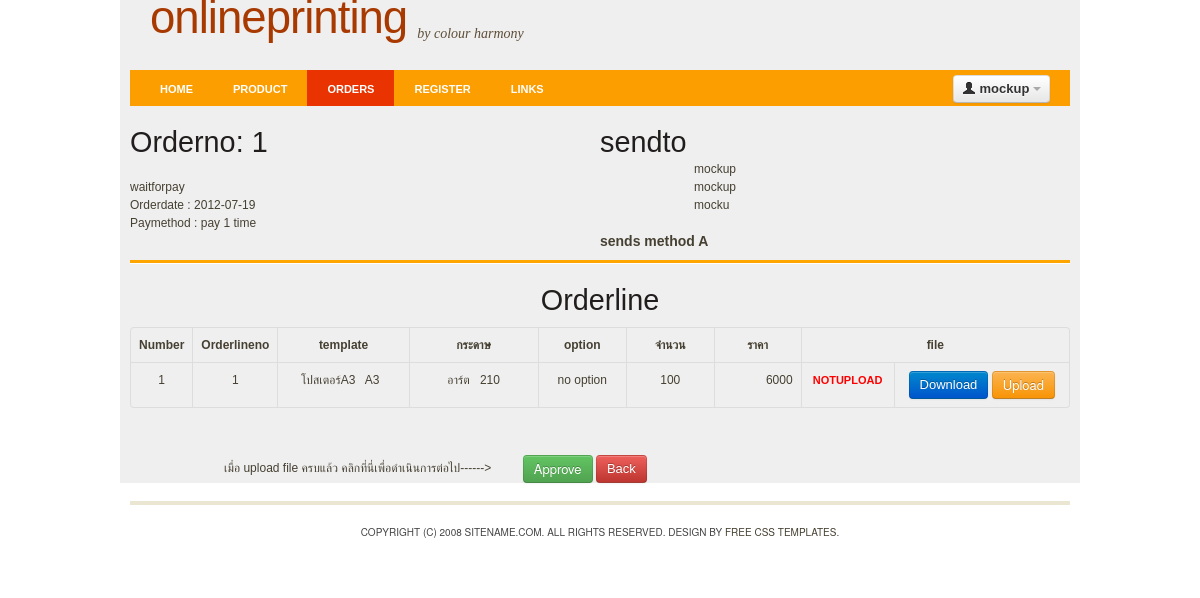
The page /index.php/orders/vieworderdetail/1 (signed in) on the database its author committed.
### tables this page shows
CREATE TABLE IF NOT EXISTS `ord` (
  `ord_status` varchar(20) NOT NULL,
  `total_price` double NOT NULL,
  `address` varchar(100) NOT NULL,
  `province` varchar(30) DEFAULT NULL,
  `postcode` varchar(5) DEFAULT NULL,
  `orderdate` date NOT NULL,
  `email` varchar(50) NOT NULL COMMENT 'FK',
  `paymethod` varchar(15) NOT NULL,
  `sendmethod` varchar(15) DEFAULT NULL,
  `orderno` int(11) NOT NULL AUTO_INCREMENT COMMENT 'PK',
  PRIMARY KEY (`orderno`),
  KEY `custormer_email` (`email`),
  KEY `Ord_ordstatus` (`ord_status`),
  KEY `Ord_ordpay` (`paymethod`),
  KEY `Ord_ordsend` (`sendmethod`)
);

CREATE TABLE IF NOT EXISTS `ordstatus` (
  `status` varchar(20) NOT NULL DEFAULT '',
  `status_description` varchar(20) DEFAULT NULL,
  PRIMARY KEY (`status`)
);

CREATE TABLE IF NOT EXISTS `ordpay` (
  `paymethod` varchar(20) NOT NULL DEFAULT '',
  `pay_description` varchar(20) DEFAULT NULL,
  PRIMARY KEY (`paymethod`)
);

CREATE TABLE IF NOT EXISTS `ordsend` (
  `sendmethod` varchar(25) NOT NULL DEFAULT '',
  `send_description` varchar(25) DEFAULT NULL,
  PRIMARY KEY (`sendmethod`)
);

CREATE TABLE IF NOT EXISTS `orderline` (
  `price` double NOT NULL,
  `qty` int(11) NOT NULL,
  `orderno` int(11) NOT NULL COMMENT 'FK',
  `paperno` int(11) NOT NULL COMMENT 'FK',
  `tempno` int(11) NOT NULL COMMENT 'FK',
  `optionno` int(11) DEFAULT NULL COMMENT 'FK',
  `ordlineno` int(11) NOT NULL AUTO_INCREMENT COMMENT 'PK',
  `filepath` varchar(100) DEFAULT NULL,
  PRIMARY KEY (`ordlineno`),
  KEY `paper_FK` (`paperno`),
  KEY `template_FK` (`tempno`),
  KEY `option_FK` (`optionno`),
  KEY `ord_FK` (`orderno`)
);

CREATE TABLE IF NOT EXISTS `template` (
  `tempno` int(11) NOT NULL AUTO_INCREMENT COMMENT 'PK',
  `type_no` int(11) NOT NULL,
  `size` varchar(10) NOT NULL,
  `url` varchar(30) NOT NULL,
  `tmp_name` varchar(30) DEFAULT NULL,
  PRIMARY KEY (`tempno`)
);

CREATE TABLE IF NOT EXISTS `paper` (
  `paperno` int(11) NOT NULL AUTO_INCREMENT COMMENT 'PK',
  `paper_name` varchar(30) NOT NULL,
  `gram` int(11) NOT NULL,
  PRIMARY KEY (`paperno`)
);

CREATE TABLE IF NOT EXISTS `ordoption` (
  `option_description` varchar(100) NOT NULL,
  `option_price` double NOT NULL,
  `optionno` int(11) NOT NULL AUTO_INCREMENT COMMENT 'PK',
  PRIMARY KEY (`optionno`)
);

### application/views/OnlinePrinting/Orders/viewOrderdetail.php (the view, shortened to what the rows shown need)
<div id="page">
    <div id="head" style="clear:both;"><div id="order">
            <h2>Orderno: <? echo $order->getOrderno(); ?></h2><br>
            <?php foreach ($ordstatuslist as $pos): ?>
                <?php if ($pos->getStatus() == $order->getOrdstatus()): ?>
                    <? echo $pos->getDescription();  break;?>
                <?php endif; ?>
            <?php endforeach; ?><br>
           Orderdate : <? echo $order->getOrderdate(); ?><br>
            Paymethod : <?php foreach ($ordpaylist as $ordpay): ?>
                <?php if ($ordpay->getPaymethod() == $order->getPaymethod()): ?>
                    <? echo $ordpay->getDescription();  break;?>
                <?php endif; ?>
            <?php endforeach; ?><br>
        </div> <div id="address">
            <h2>sendto</h2>
            <address>
                <? echo $order->getAddress(); ?></br>
                <? echo $order->getProvince(); ?></br>
                <? echo $order->getPostcode(); ?></br>
            </address>
            <p>
            <h4>sends method
                <?php foreach ($ordsendlist as $ordsend): ?>
                <?php if ($ordsend->getSendmethod() == $order->getSendmethod()): ?>
                    <? echo $ordsend->getDescription();  break;?>
                <?php endif; ?>
            <?php endforeach; ?><br></h4>
        </p>
        </div>
     </div>
    <div id="orderline" align="center" style="clear: both; margin: 5% auto;">
        <p>
        <h2>Orderline</h2>
    </p>
        <table class="table table-bordered" >
            <thead>
            <th>
                Number
            </th>
            <th>
                Orderlineno
            </th>
            <th>template</th>
            <th>กระดาษ</th>
            <th>option</th>
            <th>จำนวน</th>
            <th>ราคา</th>
            <th colspan="2" >file</th>
            </thead>
            <tbody>
                <?php foreach ($orderlinelist as $index => $orderline): ?>
                    <tr>
                        <td width="5%" ><? echo $index + 1; ?>   </td>
                        <td width="5%"  ><? echo $orderline->getOrdlineno(); ?>   </td>
                        <td width="15%" ><? echo $orderline->getTmpname(); ?> &nbsp;
                            <? echo $orderline->getTmpsize(); ?> &nbsp;
                             </td>
                        <td width="15%"  >  <? echo $orderline->getPapername(); ?> &nbsp; <? echo $orderline->getGram(); ?>        </td>
                        <td width="10%" >  <? echo $orderline->getOptiondescription(); ?>     </td>
                        <td width="10%"  >
                            <? echo $orderline->getQty(); ?>
                        </td>
                        <td width="10%" style="text-align: right;"  >
                            <? echo $orderline->getPrice();
                            $totalprice+=$orderline->getPrice(); ?>
                        </td>
                        <td width="10%"  >  <?php if (($orderline->getFilepath() == '') || ($orderline->getFilepath() == null)):?>
                        <?  echo '<h6 style="color:red" >notupload</h6>' ?>
                            <?php else: ?>
                                    <?  echo '<h6>upload</h6>' ?>
                <?php endif; ?></td>
                        <td  width="30%" >
                            <a href="<? echo site_url('orders/downloadtemplate').'/'.$orderline->getTempno(); ?>" class="btn btn-primary">Download</a>
                            <button onclick="showupload('<? echo $orderline->getOrdlineno(); ?>');" class="btn btn-warning">Upload</button> </td>
                    </tr>
<? endforeach; ?>
            </tbody>
        </table>
    </div>
</div>

### rows shown on the page
ord: orderno "1", orderdate "2012-07-19", address "mockup", province "mockup", postcode "mocku"
ordstatus: status_description "waitforpay"
ordpay: pay_description "pay 1 time"
ordsend: send_description "A"
orderline: ordlineno "1", template.tmp_name "โปสเตอร์A3", template.size "A3", paper.paper_name "อาร์ต", paper.gram "210", optionno.option_description "no option", qty "100", price "6000", filepath "NOTUPLOAD"

### other values the page prints
$cus->getName() "mockup"
